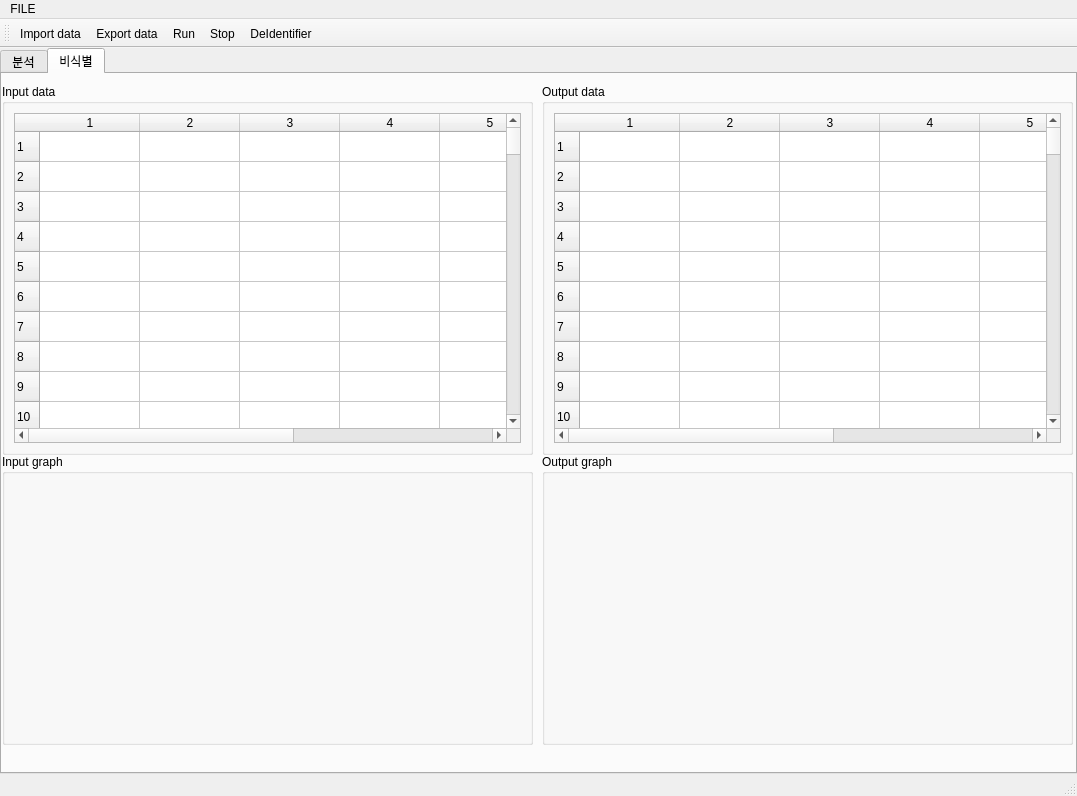
<?xml version="1.0" encoding="UTF-8"?>
<ui version="4.0">
 <class>mainwindow</class>
 <widget class="QMainWindow" name="mainwindow">
  <property name="enabled">
   <bool>true</bool>
  </property>
  <property name="geometry">
   <rect>
    <x>0</x>
    <y>0</y>
    <width>1077</width>
    <height>796</height>
   </rect>
  </property>
  <property name="sizePolicy">
   <sizepolicy hsizetype="Preferred" vsizetype="Preferred">
    <horstretch>0</horstretch>
    <verstretch>0</verstretch>
   </sizepolicy>
  </property>
  <property name="windowTitle">
   <string>DeIdetifier_D&amp;D</string>
  </property>
  <property name="windowIcon">
   <iconset>
    <normaloff>../../../../../Documents/brotherinvest/이미지/kshield.jpg</normaloff>
    <normalon>../../../../../Documents/brotherinvest/이미지/kshield.jpg</normalon>../../../../../Documents/brotherinvest/이미지/kshield.jpg</iconset>
  </property>
  <widget class="QWidget" name="centralwidget">
   <property name="sizePolicy">
    <sizepolicy hsizetype="Preferred" vsizetype="Preferred">
     <horstretch>0</horstretch>
     <verstretch>0</verstretch>
    </sizepolicy>
   </property>
   <layout class="QHBoxLayout" name="horizontalLayout_3">
    <property name="leftMargin">
     <number>0</number>
    </property>
    <property name="topMargin">
     <number>0</number>
    </property>
    <property name="rightMargin">
     <number>0</number>
    </property>
    <property name="bottomMargin">
     <number>0</number>
    </property>
    <item>
     <widget class="QTabWidget" name="tabWidget">
      <property name="sizePolicy">
       <sizepolicy hsizetype="Preferred" vsizetype="Preferred">
        <horstretch>0</horstretch>
        <verstretch>0</verstretch>
       </sizepolicy>
      </property>
      <property name="currentIndex">
       <number>1</number>
      </property>
      <widget class="QWidget" name="AnalysisTab">
       <property name="sizePolicy">
        <sizepolicy hsizetype="Preferred" vsizetype="Preferred">
         <horstretch>0</horstretch>
         <verstretch>0</verstretch>
        </sizepolicy>
       </property>
       <attribute name="title">
        <string>분석</string>
       </attribute>
       <layout class="QVBoxLayout" name="verticalLayout">
        <item>
         <widget class="QSplitter" name="splitter_2">
          <property name="sizePolicy">
           <sizepolicy hsizetype="Expanding" vsizetype="Preferred">
            <horstretch>0</horstretch>
            <verstretch>0</verstretch>
           </sizepolicy>
          </property>
          <property name="orientation">
           <enum>Qt::Horizontal</enum>
          </property>
          <widget class="QGroupBox" name="INPUTbox">
           <property name="sizePolicy">
            <sizepolicy hsizetype="Preferred" vsizetype="Preferred">
             <horstretch>0</horstretch>
             <verstretch>0</verstretch>
            </sizepolicy>
           </property>
           <property name="title">
            <string>Input data</string>
           </property>
           <layout class="QGridLayout" name="gridLayout_2">
            <item row="0" column="0">
             <widget class="QTableWidget" name="INPUTtable">
              <property name="sizePolicy">
               <sizepolicy hsizetype="Preferred" vsizetype="Preferred">
                <horstretch>0</horstretch>
                <verstretch>0</verstretch>
               </sizepolicy>
              </property>
              <property name="rowCount">
               <number>100</number>
              </property>
              <property name="columnCount">
               <number>7</number>
              </property>
              <row/>
              <row/>
              <row/>
              <row/>
              <row/>
              <row/>
              <row/>
              <row/>
              <row/>
              <row/>
              <row/>
              <row/>
              <row/>
              <row/>
              <row/>
              <row/>
              <row/>
              <row/>
              <row/>
              <row/>
              <row/>
              <row/>
              <row/>
              <row/>
              <row/>
              <row/>
              <row/>
              <row/>
              <row/>
              <row/>
              <row/>
              <row/>
              <row/>
              <row/>
              <row/>
              <row/>
              <row/>
              <row/>
              <row/>
              <row/>
              <row/>
              <row/>
              <row/>
              <row/>
              <row/>
              <row/>
              <row/>
              <row/>
              <row/>
              <row/>
              <row/>
              <row/>
              <row/>
              <row/>
              <row/>
              <row/>
              <row/>
              <row/>
              <row/>
              <row/>
              <row/>
              <row/>
              <row/>
              <row/>
              <row/>
              <row/>
              <row/>
              <row/>
              <row/>
              <row/>
              <row/>
              <row/>
              <row/>
              <row/>
              <row/>
              <row/>
              <row/>
              <row/>
              <row/>
              <row/>
              <row/>
              <row/>
              <row/>
              <row/>
              <row/>
              <row/>
              <row/>
              <row/>
              <row/>
              <row/>
              <row/>
              <row/>
              <row/>
              <row/>
              <row/>
              <row/>
              <row/>
              <row/>
              <row/>
              <row/>
              <column/>
              <column/>
              <column/>
              <column/>
              <column/>
              <column/>
              <column/>
             </widget>
            </item>
           </layout>
          </widget>
          <widget class="QSplitter" name="splitter_3">
           <property name="sizePolicy">
            <sizepolicy hsizetype="Preferred" vsizetype="Expanding">
             <horstretch>0</horstretch>
             <verstretch>0</verstretch>
            </sizepolicy>
           </property>
           <property name="orientation">
            <enum>Qt::Vertical</enum>
           </property>
           <widget class="QTabWidget" name="DATAtab">
            <property name="sizePolicy">
             <sizepolicy hsizetype="Preferred" vsizetype="Preferred">
              <horstretch>0</horstretch>
              <verstretch>0</verstretch>
             </sizepolicy>
            </property>
            <property name="maximumSize">
             <size>
              <width>401</width>
              <height>16777215</height>
             </size>
            </property>
            <property name="currentIndex">
             <number>0</number>
            </property>
            <widget class="QWidget" name="DTtab">
             <property name="sizePolicy">
              <sizepolicy hsizetype="Preferred" vsizetype="Preferred">
               <horstretch>0</horstretch>
               <verstretch>0</verstretch>
              </sizepolicy>
             </property>
             <attribute name="title">
              <string>Data transformation</string>
             </attribute>
             <layout class="QHBoxLayout" name="horizontalLayout_2">
              <item>
               <widget class="QSplitter" name="splitter">
                <property name="sizePolicy">
                 <sizepolicy hsizetype="Preferred" vsizetype="Preferred">
                  <horstretch>0</horstretch>
                  <verstretch>0</verstretch>
                 </sizepolicy>
                </property>
                <property name="orientation">
                 <enum>Qt::Vertical</enum>
                </property>
                <widget class="QGroupBox" name="TYPE4">
                 <property name="sizePolicy">
                  <sizepolicy hsizetype="Preferred" vsizetype="Preferred">
                   <horstretch>0</horstretch>
                   <verstretch>0</verstretch>
                  </sizepolicy>
                 </property>
                 <property name="layoutDirection">
                  <enum>Qt::LeftToRight</enum>
                 </property>
                 <property name="autoFillBackground">
                  <bool>true</bool>
                 </property>
                 <property name="title">
                  <string>Type</string>
                 </property>
                 <layout class="QGridLayout" name="gridLayout_3">
                  <property name="leftMargin">
                   <number>5</number>
                  </property>
                  <property name="topMargin">
                   <number>5</number>
                  </property>
                  <property name="rightMargin">
                   <number>5</number>
                  </property>
                  <property name="bottomMargin">
                   <number>5</number>
                  </property>
                  <item row="0" column="0">
                   <widget class="QCheckBox" name="ID">
                    <property name="sizePolicy">
                     <sizepolicy hsizetype="Minimum" vsizetype="Fixed">
                      <horstretch>0</horstretch>
                      <verstretch>0</verstretch>
                     </sizepolicy>
                    </property>
                    <property name="text">
                     <string>식별자</string>
                    </property>
                   </widget>
                  </item>
                  <item row="0" column="1">
                   <widget class="QCheckBox" name="QD">
                    <property name="sizePolicy">
                     <sizepolicy hsizetype="Minimum" vsizetype="Fixed">
                      <horstretch>0</horstretch>
                      <verstretch>0</verstretch>
                     </sizepolicy>
                    </property>
                    <property name="text">
                     <string>준식별자</string>
                    </property>
                   </widget>
                  </item>
                  <item row="0" column="2">
                   <widget class="QCheckBox" name="SA">
                    <property name="sizePolicy">
                     <sizepolicy hsizetype="Minimum" vsizetype="Fixed">
                      <horstretch>0</horstretch>
                      <verstretch>0</verstretch>
                     </sizepolicy>
                    </property>
                    <property name="text">
                     <string>민감정보</string>
                    </property>
                   </widget>
                  </item>
                  <item row="0" column="3">
                   <widget class="QCheckBox" name="GI">
                    <property name="sizePolicy">
                     <sizepolicy hsizetype="Minimum" vsizetype="Fixed">
                      <horstretch>0</horstretch>
                      <verstretch>0</verstretch>
                     </sizepolicy>
                    </property>
                    <property name="text">
                     <string>일반정보</string>
                    </property>
                   </widget>
                  </item>
                 </layout>
                </widget>
                <widget class="QTableWidget" name="DTtable">
                 <property name="sizePolicy">
                  <sizepolicy hsizetype="Preferred" vsizetype="Preferred">
                   <horstretch>0</horstretch>
                   <verstretch>0</verstretch>
                  </sizepolicy>
                 </property>
                 <property name="rowCount">
                  <number>0</number>
                 </property>
                </widget>
               </widget>
              </item>
             </layout>
            </widget>
            <widget class="QWidget" name="TYPEtab">
             <property name="sizePolicy">
              <sizepolicy hsizetype="Preferred" vsizetype="Preferred">
               <horstretch>0</horstretch>
               <verstretch>0</verstretch>
              </sizepolicy>
             </property>
             <attribute name="title">
              <string>Data type</string>
             </attribute>
             <layout class="QGridLayout" name="gridLayout_4">
              <item row="0" column="0">
               <widget class="QTableWidget" name="DYPEtable">
                <property name="sizePolicy">
                 <sizepolicy hsizetype="Preferred" vsizetype="Preferred">
                  <horstretch>0</horstretch>
                  <verstretch>0</verstretch>
                 </sizepolicy>
                </property>
                <column>
                 <property name="text">
                  <string>분류</string>
                 </property>
                </column>
                <column>
                 <property name="text">
                  <string>Attribute</string>
                 </property>
                </column>
                <column>
                 <property name="text">
                  <string>Data type</string>
                 </property>
                </column>
                <column>
                 <property name="text">
                  <string>Format</string>
                 </property>
                </column>
               </widget>
              </item>
             </layout>
            </widget>
           </widget>
           <widget class="QGroupBox" name="PMbox">
            <property name="sizePolicy">
             <sizepolicy hsizetype="Preferred" vsizetype="Preferred">
              <horstretch>0</horstretch>
              <verstretch>0</verstretch>
             </sizepolicy>
            </property>
            <property name="title">
             <string>Privacy models</string>
            </property>
            <layout class="QGridLayout" name="gridLayout_6">
             <item row="0" column="0">
              <layout class="QHBoxLayout" name="horizontalLayout">
               <item>
                <widget class="QPushButton" name="PMadd">
                 <property name="sizePolicy">
                  <sizepolicy hsizetype="Preferred" vsizetype="Fixed">
                   <horstretch>0</horstretch>
                   <verstretch>0</verstretch>
                  </sizepolicy>
                 </property>
                 <property name="text">
                  <string>add</string>
                 </property>
                </widget>
               </item>
               <item>
                <widget class="QPushButton" name="PMdelete">
                 <property name="sizePolicy">
                  <sizepolicy hsizetype="Preferred" vsizetype="Fixed">
                   <horstretch>0</horstretch>
                   <verstretch>0</verstretch>
                  </sizepolicy>
                 </property>
                 <property name="text">
                  <string>delete</string>
                 </property>
                </widget>
               </item>
               <item>
                <widget class="QPushButton" name="PMedit">
                 <property name="sizePolicy">
                  <sizepolicy hsizetype="Preferred" vsizetype="Fixed">
                   <horstretch>0</horstretch>
                   <verstretch>0</verstretch>
                  </sizepolicy>
                 </property>
                 <property name="text">
                  <string>edit</string>
                 </property>
                </widget>
               </item>
              </layout>
             </item>
             <item row="1" column="0">
              <widget class="QTableWidget" name="PMtable">
               <property name="sizePolicy">
                <sizepolicy hsizetype="Preferred" vsizetype="Preferred">
                 <horstretch>0</horstretch>
                 <verstretch>0</verstretch>
                </sizepolicy>
               </property>
               <property name="sizeAdjustPolicy">
                <enum>QAbstractScrollArea::AdjustIgnored</enum>
               </property>
               <property name="rowCount">
                <number>5</number>
               </property>
               <row/>
               <row/>
               <row/>
               <row/>
               <row/>
               <column>
                <property name="text">
                 <string>Type</string>
                </property>
               </column>
               <column>
                <property name="text">
                 <string>Model</string>
                </property>
               </column>
               <column>
                <property name="text">
                 <string>Attribute</string>
                </property>
               </column>
              </widget>
             </item>
            </layout>
           </widget>
           <widget class="QGroupBox" name="DCbox">
            <property name="sizePolicy">
             <sizepolicy hsizetype="Preferred" vsizetype="Preferred">
              <horstretch>0</horstretch>
              <verstretch>0</verstretch>
             </sizepolicy>
            </property>
            <property name="title">
             <string> Data classification</string>
            </property>
            <layout class="QGridLayout" name="gridLayout_5">
             <item row="0" column="0">
              <widget class="QTableWidget" name="DYPEtable_2">
               <property name="sizePolicy">
                <sizepolicy hsizetype="Preferred" vsizetype="Preferred">
                 <horstretch>0</horstretch>
                 <verstretch>0</verstretch>
                </sizepolicy>
               </property>
               <column>
                <property name="text">
                 <string>Classification</string>
                </property>
               </column>
               <column>
                <property name="text">
                 <string>Attirbute</string>
                </property>
               </column>
              </widget>
             </item>
            </layout>
           </widget>
          </widget>
         </widget>
        </item>
       </layout>
      </widget>
      <widget class="QWidget" name="DeidentifierTab">
       <property name="sizePolicy">
        <sizepolicy hsizetype="Preferred" vsizetype="Preferred">
         <horstretch>0</horstretch>
         <verstretch>0</verstretch>
        </sizepolicy>
       </property>
       <attribute name="title">
        <string>비식별</string>
       </attribute>
       <widget class="QGroupBox" name="INPUTDATAbox">
        <property name="geometry">
         <rect>
          <x>0</x>
          <y>10</y>
          <width>531</width>
          <height>371</height>
         </rect>
        </property>
        <property name="sizePolicy">
         <sizepolicy hsizetype="Preferred" vsizetype="Preferred">
          <horstretch>0</horstretch>
          <verstretch>0</verstretch>
         </sizepolicy>
        </property>
        <property name="title">
         <string>Input data</string>
        </property>
        <layout class="QGridLayout" name="gridLayout_7">
         <item row="0" column="0">
          <widget class="QTableWidget" name="INPUTDATAtable">
           <property name="sizePolicy">
            <sizepolicy hsizetype="Preferred" vsizetype="Preferred">
             <horstretch>0</horstretch>
             <verstretch>0</verstretch>
            </sizepolicy>
           </property>
           <property name="rowCount">
            <number>100</number>
           </property>
           <property name="columnCount">
            <number>7</number>
           </property>
           <row/>
           <row/>
           <row/>
           <row/>
           <row/>
           <row/>
           <row/>
           <row/>
           <row/>
           <row/>
           <row/>
           <row/>
           <row/>
           <row/>
           <row/>
           <row/>
           <row/>
           <row/>
           <row/>
           <row/>
           <row/>
           <row/>
           <row/>
           <row/>
           <row/>
           <row/>
           <row/>
           <row/>
           <row/>
           <row/>
           <row/>
           <row/>
           <row/>
           <row/>
           <row/>
           <row/>
           <row/>
           <row/>
           <row/>
           <row/>
           <row/>
           <row/>
           <row/>
           <row/>
           <row/>
           <row/>
           <row/>
           <row/>
           <row/>
           <row/>
           <row/>
           <row/>
           <row/>
           <row/>
           <row/>
           <row/>
           <row/>
           <row/>
           <row/>
           <row/>
           <row/>
           <row/>
           <row/>
           <row/>
           <row/>
           <row/>
           <row/>
           <row/>
           <row/>
           <row/>
           <row/>
           <row/>
           <row/>
           <row/>
           <row/>
           <row/>
           <row/>
           <row/>
           <row/>
           <row/>
           <row/>
           <row/>
           <row/>
           <row/>
           <row/>
           <row/>
           <row/>
           <row/>
           <row/>
           <row/>
           <row/>
           <row/>
           <row/>
           <row/>
           <row/>
           <row/>
           <row/>
           <row/>
           <row/>
           <row/>
           <column/>
           <column/>
           <column/>
           <column/>
           <column/>
           <column/>
           <column/>
          </widget>
         </item>
        </layout>
       </widget>
       <widget class="QGroupBox" name="OUTPUTDATAbox">
        <property name="geometry">
         <rect>
          <x>540</x>
          <y>10</y>
          <width>531</width>
          <height>371</height>
         </rect>
        </property>
        <property name="sizePolicy">
         <sizepolicy hsizetype="Preferred" vsizetype="Preferred">
          <horstretch>0</horstretch>
          <verstretch>0</verstretch>
         </sizepolicy>
        </property>
        <property name="title">
         <string>Output data</string>
        </property>
        <layout class="QGridLayout" name="gridLayout_8">
         <item row="0" column="0">
          <widget class="QTableWidget" name="OUTPUTDATAtable_">
           <property name="sizePolicy">
            <sizepolicy hsizetype="Preferred" vsizetype="Preferred">
             <horstretch>0</horstretch>
             <verstretch>0</verstretch>
            </sizepolicy>
           </property>
           <property name="rowCount">
            <number>100</number>
           </property>
           <property name="columnCount">
            <number>7</number>
           </property>
           <row/>
           <row/>
           <row/>
           <row/>
           <row/>
           <row/>
           <row/>
           <row/>
           <row/>
           <row/>
           <row/>
           <row/>
           <row/>
           <row/>
           <row/>
           <row/>
           <row/>
           <row/>
           <row/>
           <row/>
           <row/>
           <row/>
           <row/>
           <row/>
           <row/>
           <row/>
           <row/>
           <row/>
           <row/>
           <row/>
           <row/>
           <row/>
           <row/>
           <row/>
           <row/>
           <row/>
           <row/>
           <row/>
           <row/>
           <row/>
           <row/>
           <row/>
           <row/>
           <row/>
           <row/>
           <row/>
           <row/>
           <row/>
           <row/>
           <row/>
           <row/>
           <row/>
           <row/>
           <row/>
           <row/>
           <row/>
           <row/>
           <row/>
           <row/>
           <row/>
           <row/>
           <row/>
           <row/>
           <row/>
           <row/>
           <row/>
           <row/>
           <row/>
           <row/>
           <row/>
           <row/>
           <row/>
           <row/>
           <row/>
           <row/>
           <row/>
           <row/>
           <row/>
           <row/>
           <row/>
           <row/>
           <row/>
           <row/>
           <row/>
           <row/>
           <row/>
           <row/>
           <row/>
           <row/>
           <row/>
           <row/>
           <row/>
           <row/>
           <row/>
           <row/>
           <row/>
           <row/>
           <row/>
           <row/>
           <row/>
           <column/>
           <column/>
           <column/>
           <column/>
           <column/>
           <column/>
           <column/>
          </widget>
         </item>
        </layout>
       </widget>
       <widget class="QGroupBox" name="inputGraphBox">
        <property name="geometry">
         <rect>
          <x>0</x>
          <y>380</y>
          <width>531</width>
          <height>291</height>
         </rect>
        </property>
        <property name="title">
         <string>Input graph</string>
        </property>
        <widget class="matplotlibWidget" name="inputGraph" native="true">
         <property name="geometry">
          <rect>
           <x>10</x>
           <y>30</y>
           <width>511</width>
           <height>251</height>
          </rect>
         </property>
        </widget>
       </widget>
       <widget class="QGroupBox" name="outputGraphBox">
        <property name="geometry">
         <rect>
          <x>540</x>
          <y>380</y>
          <width>531</width>
          <height>291</height>
         </rect>
        </property>
        <property name="title">
         <string>Output graph</string>
        </property>
        <widget class="matplotlibWidget" name="outputGraph" native="true">
         <property name="geometry">
          <rect>
           <x>10</x>
           <y>30</y>
           <width>511</width>
           <height>251</height>
          </rect>
         </property>
        </widget>
       </widget>
      </widget>
     </widget>
    </item>
   </layout>
  </widget>
  <widget class="QStatusBar" name="statusbar"/>
  <widget class="QMenuBar" name="menuBar">
   <property name="geometry">
    <rect>
     <x>0</x>
     <y>0</y>
     <width>1077</width>
     <height>31</height>
    </rect>
   </property>
   <widget class="QMenu" name="menuFILE">
    <property name="title">
     <string>FILE</string>
    </property>
    <addaction name="actionimport_data"/>
    <addaction name="actionsave_data"/>
    <addaction name="actionEXIT"/>
   </widget>
   <addaction name="menuFILE"/>
  </widget>
  <widget class="QToolBar" name="toolBar">
   <property name="windowTitle">
    <string>toolBar</string>
   </property>
   <attribute name="toolBarArea">
    <enum>TopToolBarArea</enum>
   </attribute>
   <attribute name="toolBarBreak">
    <bool>false</bool>
   </attribute>
   <addaction name="actionimport_data"/>
   <addaction name="actionsave_data"/>
   <addaction name="actionRun"/>
   <addaction name="actionStop"/>
   <addaction name="actionDeIdentifier"/>
  </widget>
  <action name="actionimport_data">
   <property name="text">
    <string>Import data</string>
   </property>
  </action>
  <action name="actionsave_data">
   <property name="text">
    <string>Export data</string>
   </property>
  </action>
  <action name="actionEXIT">
   <property name="text">
    <string>EXIT</string>
   </property>
  </action>
  <action name="actionRun">
   <property name="text">
    <string>Run</string>
   </property>
  </action>
  <action name="actionStop">
   <property name="text">
    <string>Stop</string>
   </property>
  </action>
  <action name="actionDeIdentifier">
   <property name="text">
    <string>DeIdentifier</string>
   </property>
  </action>
  <action name="actionnew_project">
   <property name="text">
    <string>new project</string>
   </property>
  </action>
 </widget>
 <customwidgets>
  <customwidget>
   <class>matplotlibWidget</class>
   <extends>QWidget</extends>
   <header>matplotlibwidgetFile</header>
   <container>1</container>
  </customwidget>
 </customwidgets>
 <resources/>
 <connections/>
</ui>
